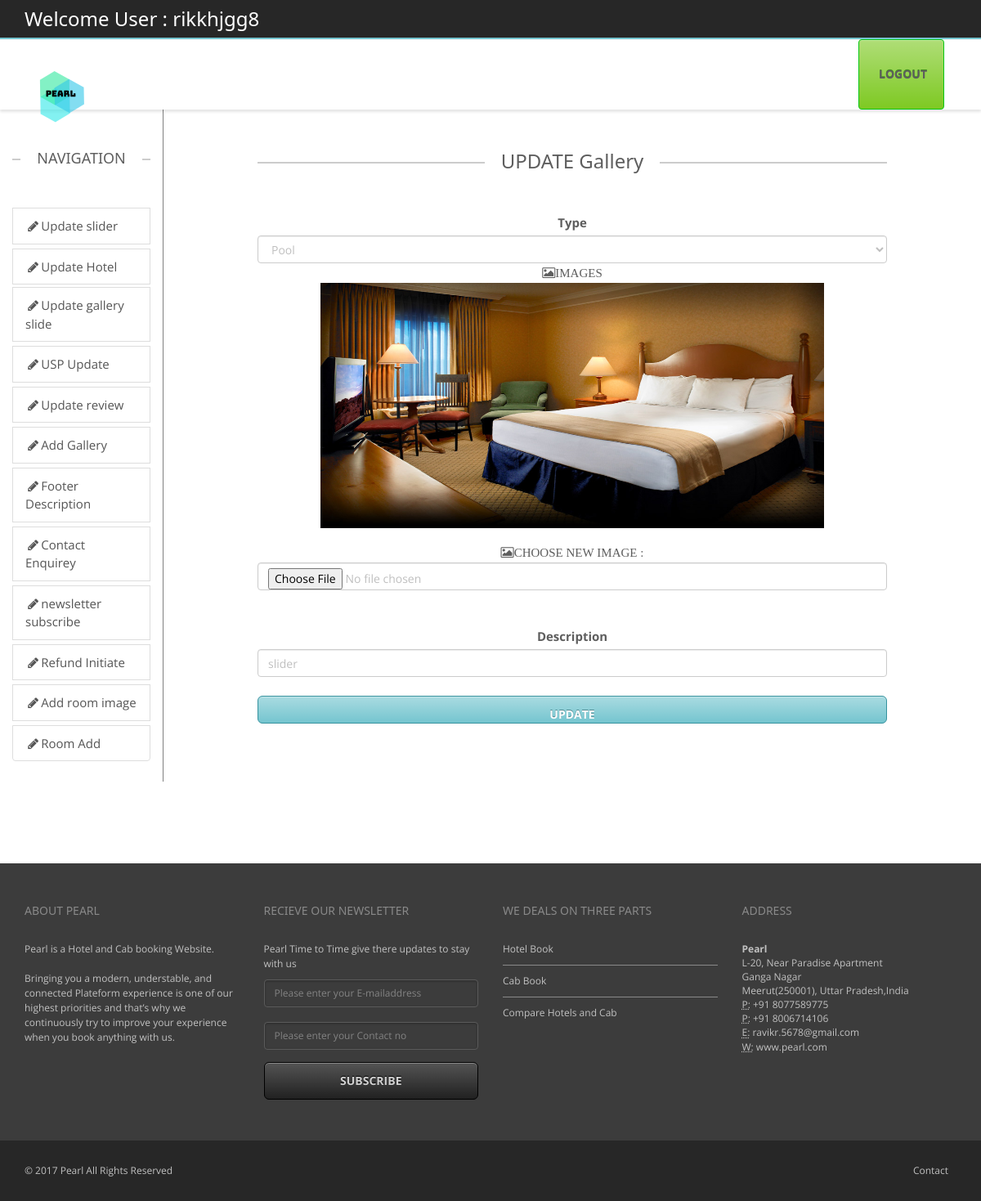
The app's page /backend/updategallery.php?idedit=0 (signed in) with its own data.
### tables this page shows
CREATE TABLE `galleryimage` (
  `sno` int(11) NOT NULL,
  `type` varchar(100) DEFAULT NULL,
  `image` varchar(500) DEFAULT NULL,
  `imagealt` varchar(200) DEFAULT NULL
);

### public_html/backend/updategallery.php (the view, shortened to what this page needs)
<?php
include("headeradmin.php");
include("navigation.php");?>
        <div class="col-sm-1 ">
        </div>
		<div class="col-sm-8">
        <?php
		     include("connect.php");
			 if(isset($_REQUEST['idedit']))
			 {
				 $id=$_REQUEST['idedit'];
				 $res=mysqli_query($con,"select * from galleryimage where sno='$id'")or die(mysqli_error($con));
		          $row=mysqli_fetch_array($res);
			 		?>
        <div class="containe-fluid text-center" >
             <h3 class="lined-heading mt50">
            <span>
            UPDATE Gallery
            </span>
        </h3>
        <form action="galleryupdquery.php" class="form-group" method="post" enctype="multipart/form-data" >
          <label for="subject" accesskey="S">Type</label>
            <select name="subject" id="subject" class="form-control">
              <option value="pool">Pool</option>
            </select>
        <label class="fa fa-photo">IMAGES</label><br>
        <img src="../images/slides/<?php echo $row[2];?>" style="height:300px;width:80%;" /><br >
        <br />
        <label class="fa fa-photo" style="text-align:left">CHOOSE NEW IMAGE :</label>
        <input class="form-control" type="file" id="path" name="path"/><br>
        <input class="form-control" type="hidden" value="<?php echo $row[0];?>" name="id" id="id" /><br>
        <label >Description</label><br>
        <input class="form-control" type="text" value="<?php echo $row[3];?>" name="description" id="description"  /><br>
         <input type="submit" class="form-control btn btn-lg btn-primary" value="Update" />
        </form>
        <?php }?>
		</div>
		</div>
        <div class="col-sm-1">
        </div>
	</div>
</div>
<?php include("footer.php");?>

### public_html/backend/css/theme.css (style rules this page uses)
body { overflow-x: hidden; }
html, html a { -webkit-font-smoothing: antialiased !important; }
h1, h2, h3, h4, h5, h6, .h1, .h2, .h3, .h4, .h5, .h6 { font-family: "Open Sans", "Helvetica Neue", Helvetica, Arial, sans-serif; font-weight: 600; line-height: 1.1; color: #5e5e5e; }
h3, .h3 { font-size: 18px; }
.lined-heading { position: relative; margin-top: 0; margin-bottom: 50px; text-align: center; display: block; }
h1.lined-heading:before, h2.lined-heading:before, h3.lined-heading:before, h4.lined-heading:before, h5.lined-heading:before, h6.lined-heading:before { position: absolute; top: 50%; z-index: 1; display: block; width: 100%; height: 1px; border-top: 2px solid #ccc; content: ""; }
h1.lined-heading span, h2.lined-heading span, h3.lined-heading span, h4.lined-heading span, h5.lined-heading span, h6.lined-heading span { position: relative; z-index: 1; padding: 0 20px; background: #fff; display: inline-block; }
body ,.ui-widget, .revolution-starhotel { font-family: "Open Sans", "Helvetica Neue", Helvetica, Arial, sans-serif !important; font-size: 13px; }
.mt50 { margin-top: 50px; }
label { color: #5e5e5e; }
.form-control { color: #bfbfbf; }
.form-control option { color: #5e5e5e; }
.btn { background: -moz-linear-gradient(top, rgba(255,255,255,0.38) 0%, rgba(255,255,255,0) 100%); background: -webkit-gradient(linear, left top, left bottom, color-stop(0%, rgba(255,255,255,0.38)), color-stop(100%, rgba(255,255,255,0))); background: -webkit-linear-gradient(top, rgba(255,255,255,0.38) 0%, rgba(255,255,255,0) 100%); background: -o-linear-gradient(top, rgba(255,255,255,0.38) 0%, rgba(255,255,255,0) 100%); background: -ms-linear-gradient(top, rgba(255,255,255,0.38) 0%, rgba(255,255,255,0) 100%); background: linear-gradient(to bottom, rgba(255,255,255,0.38) 0%, rgba(255,255,255,0) 100%); filter: progid:DXImageTransform.Microsoft.gradient( startColorstr='#61ffffff', endColorstr='#00ffffff', GradientType=0 ); color: #ffffff; -webkit-box-shadow: inset 0 1px 0 0 rgba(255,255,255,0.3); box-shadow: inset 0 1px 0 0 rgba(255,255,255,0.3); -webkit-transition: all 0.1s ease-in; -moz-transition: all 0.1s ease-in; -ms-transition: all 0.1s ease-in; -o-transition: all 0.1s ease-in; transition: all 0.1s ease-in; text-transform: uppercase; font-weight: bold; }
.btn-lg { padding: 13px 18px; font-size: 14px; }

### public_html/backend/css/w3.css (style rules this page uses)
button,hr,input { overflow:visible }
html { box-sizing:border-box;-ms-text-size-adjust:100%;-webkit-text-size-adjust:100%;overflow-x:hidden }
*,:after,:before { box-sizing:inherit }
body { margin:0 }
img { border-style:none;margin-bottom:-5px }
button,input,select,textarea { font:inherit;margin:0 }
button,select { text-transform:none }
[type=reset],[type=submit],button,html [type=button] { -webkit-appearance:button }
body,html { font-family:Verdana,sans-serif;font-size:15px;line-height:1.5 }
h3 { font-size:24px }
h1,h2,h3,h4,h5,h6 { font-family:"Segoe UI",Arial,sans-serif;font-weight:400;margin:10px 0 }

### public_html/backend/css/colors/turquoise.css (style rules this page uses)
.btn-primary { background-color: #75c5cf; border-color: #35929e; text-shadow: 0 -1px 0 #50878e; }

### records on screen
galleryimage: image (picture), description "slider"

### other values on screen
$_SESSION['login_user'] "rikkhjgg8"
